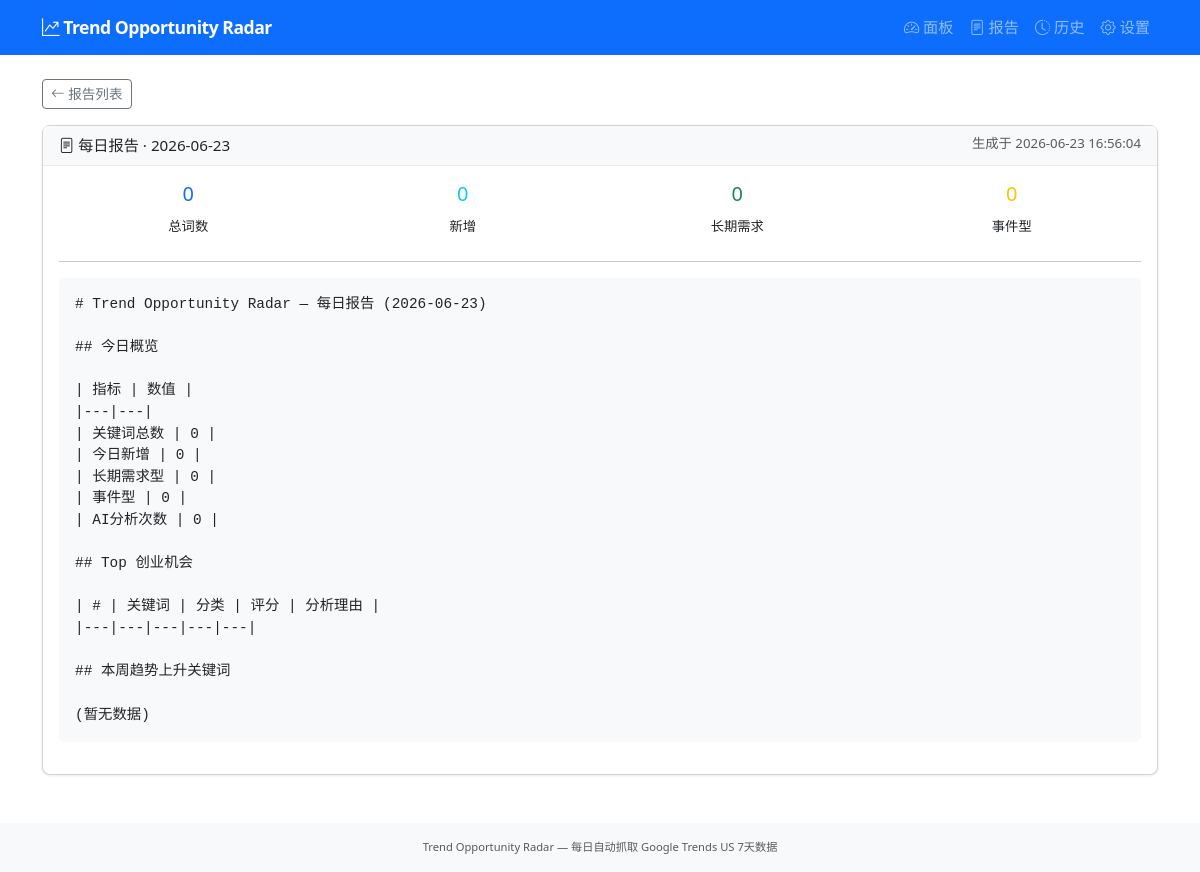
The app's page /report/2026-06-23 with its own data.
### tables this page shows
CREATE TABLE daily_reports (
                id               INTEGER PRIMARY KEY AUTOINCREMENT,
                report_date      TEXT NOT NULL UNIQUE,
                total_keywords   INTEGER NOT NULL DEFAULT 0,
                new_keywords     INTEGER NOT NULL DEFAULT 0,
                long_term_cnt    INTEGER NOT NULL DEFAULT 0,
                event_cnt        INTEGER NOT NULL DEFAULT 0,
                top_opportunities TEXT,
                summary_md       TEXT,
                generated_at     TEXT NOT NULL DEFAULT (datetime('now','localtime'))
            );

### web/main.py (the view)
@app.get("/report/{report_date}", response_class=HTMLResponse)
def report_detail(request: Request, report_date: str):
    report = db.get_report(report_date)
    if not report:
        return HTMLResponse("报告不存在", status_code=404)
    return templates.TemplateResponse(request, "report_detail.html", {
        "report": report,
    })

### web/templates/report_detail.html (shortened to what this page needs)
{% extends "base.html" %}
{% block content %}
<div class="mb-3">
    <a href="/reports" class="btn btn-outline-secondary btn-sm"><i class="bi bi-arrow-left"></i> 报告列表</a>
</div>
<div class="card mb-4">
    <div class="card-header d-flex justify-content-between">
        <span><i class="bi bi-file-text"></i> 每日报告 · {{ report.report_date }}</span>
        <small class="text-muted">生成于 {{ report.generated_at }}</small>
    </div>
    <div class="card-body">
        <div class="row text-center g-3 mb-4">
            <div class="col-3"><h5 class="text-primary">{{ report.total_keywords }}</h5><small>总词数</small></div>
            <div class="col-3"><h5 class="text-info">{{ report.new_keywords }}</h5><small>新增</small></div>
            <div class="col-3"><h5 class="text-success">{{ report.long_term_cnt }}</h5><small>长期需求</small></div>
            <div class="col-3"><h5 class="text-warning">{{ report.event_cnt }}</h5><small>事件型</small></div>
        </div>
        {% if report.summary_md %}
        <hr>
        <div class="markdown-content">
            <pre class="bg-light p-3 rounded" style="white-space: pre-wrap; font-size: 0.9rem;">{{ report.summary_md }}</pre>
        </div>
        {% endif %}
    </div>
</div>
{% endblock %}

### web/templates/base.html (shortened to what this page needs)
<!DOCTYPE html>
<html lang="zh-CN">
<head>
    <link href="https://cdn.jsdelivr.net/npm/bootstrap@5.3.2/dist/css/bootstrap.min.css" rel="stylesheet">
    <link href="https://cdn.jsdelivr.net/npm/bootstrap-icons@1.11.3/font/bootstrap-icons.css" rel="stylesheet">
    <link href="/static/style.css" rel="stylesheet">
</head>
<body>
    <nav class="navbar navbar-expand-lg navbar-dark bg-primary sticky-top">
        <div class="container">
            <a class="navbar-brand fw-bold" href="/">
                <i class="bi bi-graph-up-arrow"></i> Trend Opportunity Radar
            </a>
            <div class="collapse navbar-collapse" id="navMenu">
                <ul class="navbar-nav ms-auto">
                    <li class="nav-item"><a class="nav-link" href="/"><i class="bi bi-speedometer2"></i> 面板</a></li>
                    <li class="nav-item"><a class="nav-link" href="/reports"><i class="bi bi-file-text"></i> 报告</a></li>
                    <li class="nav-item"><a class="nav-link" href="/history"><i class="bi bi-clock-history"></i> 历史</a></li>
                    <li class="nav-item"><a class="nav-link" href="/settings"><i class="bi bi-gear"></i> 设置</a></li>
                </ul>
            </div>
        </div>
    </nav>
    <div class="container mt-4">
        {% block content %}{% endblock %}
    </div>
    <footer class="footer mt-5 py-3 bg-light">
        <div class="container text-center text-muted small">
            Trend Opportunity Radar &mdash; 每日自动抓取 Google Trends US 7天数据
        </div>
    </footer>
</body>
</html>

### web/static/style.css (style rules this page uses)
body { font-size: 0.95rem; }
.navbar-brand { font-size: 1.1rem; letter-spacing: -0.5px; }
.card { border-radius: 0.5rem; box-shadow: 0 1px 3px rgba(0,0,0,0.08); }
.card-header { background-color: #f8f9fa; font-weight: 500; border-bottom: 1px solid rgba(0,0,0,0.06); }
.btn-sm { font-size: 0.85rem; }
.markdown-content pre { max-height: 600px; overflow-y: auto; }
.footer { font-size: 0.8rem; }

### records on screen
daily_reports: report_date "2026-06-23", generated_at "2026-06-23 16:56:04", total_keywords "0", new_keywords "0", long_term_cnt "0", event_cnt "0", summary_md "# Trend Opportunity Radar — 每日报告 (2026-06-23) ## 今日概览 | 指标 | 数值 | |---|---| | 关键词总数 | 0 | | 今日新增 | 0 | | 长期需求型 | 0 | | 事件型 | 0 | | AI分析次数 | 0 | ## Top 创业机会 | # | 关键词 | 分类 | 评分 | 分析理由 | |---|---|---|---|---| ## 本周趋势上升关键词 (暂无数据)"
